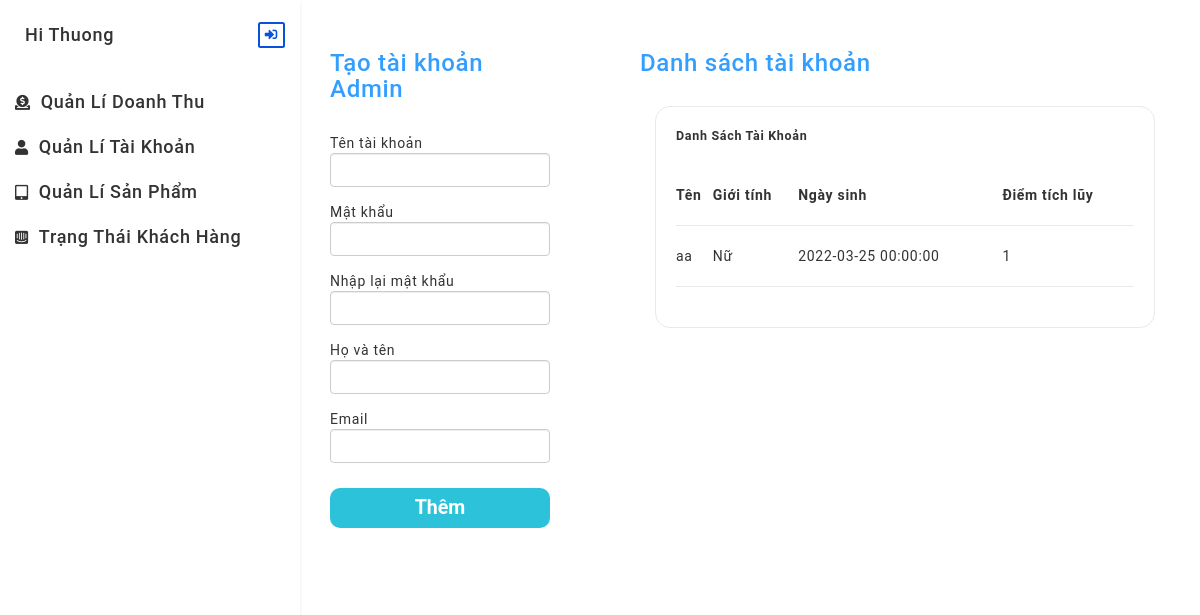
/Admin/Account, run on an earlier commit of the app's database.
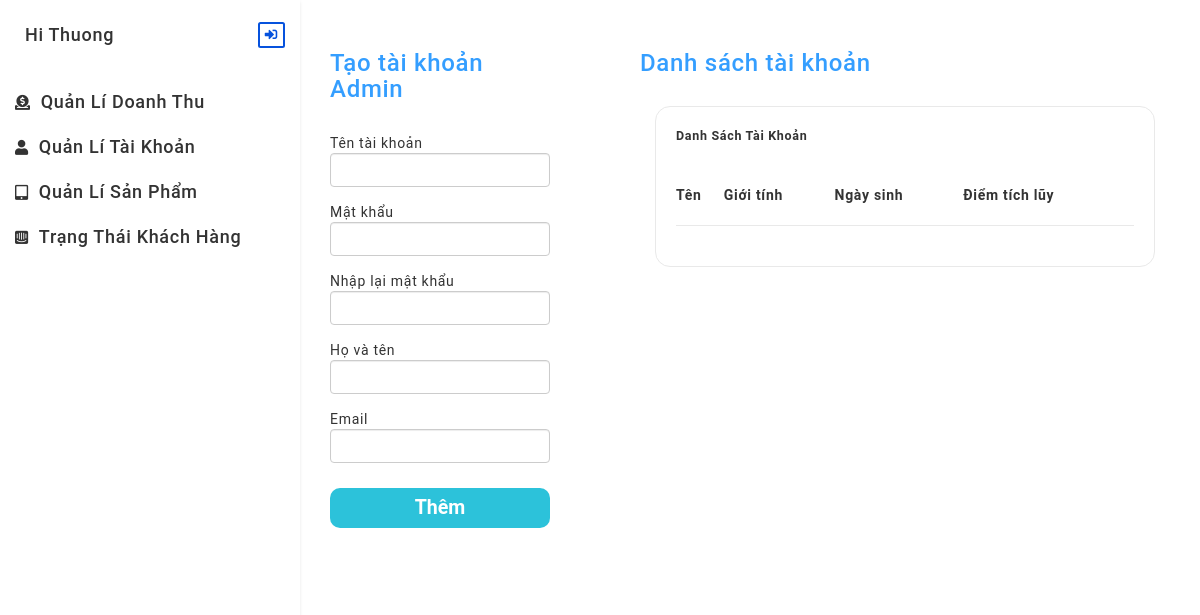
And on a later commit of the database.
### tables this page shows
CREATE TABLE `customer` (
  `Id` int(11) NOT NULL,
  `UserName` varchar(50) NOT NULL,
  `Password` varchar(50) NOT NULL,
  `Email` varchar(50) NOT NULL,
  `PhoneNumber` varchar(30) NOT NULL,
  `FullName` varchar(50) NOT NULL,
  `Gender` tinyint(1) NOT NULL,
  `Point` int(11) NOT NULL,
  `Admin` tinyint(1) NOT NULL,
  `BirthDay` datetime NOT NULL
);

### core/Controller.php (called while the page is built, shortened)
<?php
class Controller{
    public function view($view, $data=[]){
        require_once "./views/".$view.".php";
    }
}
?>

### controllers/Admin.php (called while the page is built, shortened)
<?php
class Admin extends Controller{
    public $accountModel;
        function __construct()
        {
            $this->accountModel = $this->model("AccountModel");
        }
        function Account(){
            $this->view("_Admin",[
                "Page"=>"Admin/Account",
                "accountlist" =>$this->accountModel->getAllAccount()
            ]);
        }
}
?>

### core/App.php (called while the page is built, shortened)
<?php
class App{
    protected $action="index";
    function __construct(){
        $arr = $this->UrlProcess();
		if(isset($arr))
        if( file_exists("./controllers/".$arr[0].".php") ){
            unset($arr[0]);
        }
        $this->controller = new $this->controller;
		if(isset($arr))
        if(isset($arr[1])){
            if( method_exists( $this->controller , $arr[1]) ){
                $this->action = $arr[1];
            }
            unset($arr[1]);
        }
        $this->params = $arr?array_values($arr):[];
        call_user_func_array([$this->controller, $this->action], $this->params );
    }
    function UrlProcess(){
        if( isset($_GET["url"]) ){
            return explode("/", filter_var(trim($_GET["url"], "/")));
        }
    }
}
?>

### index.php (called while the page is built, shortened)
<?php
require_once "./core/App.php";
require_once "./core/Controller.php";
require_once "./core/DB.php";
$myApp = new App();
?>

### core/DB.php (called while the page is built, shortened)
<?php
class DB{
    public $con;
    protected $servername = "localhost";
    protected $username = "root";
    protected $password = "";
    protected $dbname = "techshop";
    function __construct(){
        $this->con = mysqli_connect($this->servername, $this->username, $this->password);
        mysqli_select_db($this->con, $this->dbname);
        mysqli_query($this->con, "SET NAMES 'utf8'");
    }
    public function excuteResult($sql, $isSingle = false, $isJson = true) {
        $result = mysqli_query($this->con, $sql);
        if($isSingle) {
            $data = mysqli_fetch_array($result, 1);
        }
        else {
            $data = [];
            while ( ($row = mysqli_fetch_array($result, 1)) != null ) {
                $data[] = $row;
            }
        }
        if($isJson) {
            return json_encode($data);
        }
        return $data;
    }
}
?>

### models/AccountModel.php (called while the page is built, shortened)
<?php
    class AccountModel extends DB{
        public function getAllAccount(){
            $query = "SELECT * FROM customer";
            $accountlist = $this->excuteResult($query);
            return $accountlist;
        }
    }
?>

### views/Admin/Account.php (the view, shortened to what this page needs)
<div class="main">
        <div class="row">
            <div class="col-4">
                <div class="card">
                    <div class="card__header1">
                        <h3>Tạo tài khoản Admin</h3>
                    </div>
                    <div class="card__body">
                        <form action="<?=Domain?>/Admin/Account" method="post">
                            <div class="form-group">
                                <lable>Tên tài khoản</lable>
                                <input type="text" class="form-control" name="UserName"
                                />
                            </div>
                            <div class="form-group">
                                <lable>Mật khẩu</lable>
                                <input type="password" class="form-control" name="Password"
                                />
                            </div>
                            <div class="form-group">
                                <lable>Nhập lại mật khẩu</lable>
                                <input type="password" class="form-control" name="RePassword"/>
                            </div>
                            <div class="form-group">
                                <lable>Họ và tên</lable>
                                <input type="text" class="form-control" name="FullName"
                                />
                            </div>
                            <div class="form-group">
                                <lable>Email</lable>
                                <input type="email" class="form-control" name="Email"
                                />
                            </div>
                            <div class="row">
                                <div class="col-12">
                                    <button type="submit" class="buttonform">Thêm</button>
                                </div>
                            </div>
                        </form>
                    </div>
                </div>
            </div>
            <div class="col-8">
                <div class="card">
                    <div class="card__header1">
                        <h3>Danh sách tài khoản</h3>
                    </div>
                    <div class="card__body">
                        <div class="col-12">
                            <div class="box">
                                <div class="box-header">
                                    Danh sách tài khoản
                                </div>
                                <div class="box-body overflow-scroll">
                                    <table>
                                        <thead>
                                            <tr>
                                                <th>Tên</th>
                                                <th>Giới tính</th>
                                                <th>Ngày sinh</th>
                                                <th>Điểm tích lũy</th>
                                            </tr>
                                        </thead>
                                        <tbody>
                                            <?php
                                            $listaccount = json_decode($data['accountlist'], true);
                                            $output='';
                                            foreach ($listaccount as $item)
                                            {
                                                $output.='<tr>
                                                <td>'.$item['FullName'].'</td>';
                                                if ($item['Gender'] == true)
                                                {
                                                   $output.=' <td>Nam</td>';
                                                }
                                                else
                                                {
                                                    $output.=' <td>Nữ</td>';
                                                }
                                                $output.='<td>'.$item['BirthDay'].'</td>
                                                <td>'.$item['Point'].'</td>
                                                </tr>';
                                            }
                                            echo $output;
                                            ?>
                                        </tbody>
                                    </table>
                                </div>
                            </div>
                        </div>
                    </div>
                </div>
            </div>
        </div>
    </div>

### views/_Admin.php (shortened to what this page needs)
<!DOCTYPE html>
<html lang="en">
<head>
    <link rel="stylesheet" href="https://cdnjs.cloudflare.com/ajax/libs/font-awesome/5.15.4/css/all.min.css">
    <link rel="stylesheet" href="https://maxcdn.bootstrapcdn.com/bootstrap/3.3.7/css/bootstrap.min.css">
    <link type="text/css" rel="stylesheet" href="../assets/css/app.css" />
    <link type="text/css" rel="stylesheet" href="../assets/css/grid.css" />
    <link type="text/css" rel="stylesheet" href="../assets/css/theme.css" />
</head>
<body>
    <div class="sidebar">
        <div class="sidebar-user">
            <div class="sidebar-user-info">
                <div class="sidebar-user-name">
                    <h4>Hi Thuong</h4>
                </div>
            </div>
            <a href="@Url.Action("Logout","Home")" class="btn btn-outline">
                <i class="fas fa-sign-in-alt"></i>
            </a>
        </div>
        <ul class="sidebar-menu">
            <li>
                <a href="<?=Domain?>/Admin/Revenue">
                    <i class="fas fa-donate"></i>
                    <h4>Quản lí doanh thu</h4>
                </a>
            </li>
            <li>
                <a href="<?=Domain?>/Admin/Account">
                    <i class="fas fa-user"></i>
                    <h4>Quản lí tài khoản</h4>
                </a>
            </li>
            <li>
                <a href="<?=Domain?>/Admin/AdminProduct">
                    <i class="fas fa-tablet-alt"></i>
                    <h4>Quản lí sản phẩm</h4>
                </a>
            </li>
            <li>
                <a href="<?=Domain?>/Home/index">
                    <i class="fab fa-intercom"></i>
                    <h4>Trạng thái khách hàng</h4>
                </a>
            </li>
        </ul>
    </div>
    <?php require_once "./views/".$data["Page"].".php" ?>
</body>
</html>

### assets/css/app.css (style rules this page uses)
:root { --body-bg: #fafafb; --box-bg: #ffffff; --main-color: #0652dd; --text-color: #455560; --text-second-color: #72849ab3; --border-color: #e9e9e9; --menu-item-active-bg: rgba(62, 121, 247, 0.1); --box-border-radius: 15px; --sidebar-size: 300px; --sidebar-logo-img-size: 45px; --sidebar-logo-size: 80px; --profile-image-size: 45px; --main-header-height: 80px; --shadow: 0 1px 4px -1px rgb(0 0 0 / 15%); --darkmode-toggle-size: 20px; }
* { padding: 0; margin: 0; box-sizing: border-box; -webkit-tap-highlight-color: transparent; }
body { font-family: "Roboto", sans-serif; -webkit-font-smoothing: antialiased; -moz-osx-font-smoothing: grayscale; letter-spacing: 0.7px; }
a { text-decoration: none; color: unset; display: inline-block; }
button { cursor: pointer; border: 0; outline: 0; color: var(--txt-color); }
ul { list-style-type: none; }
input { border: 2px solid transparent; outline: 0; }
.card { padding: 30px; margin-bottom: 30px; background-color: var(--main-bg); box-shadow: var(--box-shadow); border-radius: var(--border-radius); }
.card__header1 { color: #349eff; font-size: 1rem; }
.card > div ~ div { margin-top: 30px; }
.sidebar { background-color: var(--box-bg); position: fixed; top: 0; left: 0; width: var(--sidebar-size); height: 100vh; box-shadow: var(--shadow); overflow-y: auto; }
.sidebar-user { display: flex; align-items: center; justify-content: space-between; padding: 15px; }
.sidebar-user-info { display: flex; align-items: center; }
.sidebar-user-name { margin-left: 10px; font-size: 2rem; font-weight: 1000; text-transform: capitalize; }
.btn { background-color: transparent; border: none; outline: none; display: grid; place-items: center; cursor: pointer; color: var(--main-color); padding: 0.5rem; border-radius: 0.25rem; }
.btn i { font-size: 1.25rem; }
.btn-outline { border: 2px solid var(--main-color); transition: background-color 0.2s ease-in-out; }
.sidebar-menu { padding: 10px 0; list-style-type: none; }
.sidebar-menu > li > a { width: 100%; padding: 15px; height: 45px; display: flex; align-items: center; font-size: 1rem; font-weight: 600; text-transform: capitalize; transition: color 0.2s ease-in-out; }
.sidebar-menu > li > a > i { font-size: 1.5rem; margin-right: 10px; }
.main { padding-left: var(--sidebar-size); }
.box { background-color: var(--box-bg); padding: 20px; border: 0.5px solid var(--border-color); border-radius: var(--box-border-radius); }
.box-header { text-transform: capitalize; font-size: 1.25rem; font-weight: 700; }
.box-body { padding: 20px 0; }
table { width: 100%; }
table thead tr { text-align: left; }
table th, table td { padding: 20px 0; border-bottom: 1px solid var(--border-color); }
.overflow-scroll { overflow-y: auto; }

### assets/css/grid.css (style rules this page uses)
.row { display: flex; flex-wrap: wrap; margin: 0 -15px; }
.buttonform { background-color: #2CC2DA; border-radius: 10px; box-sizing: border-box; color: #ffffff; display: block; height: 40px; font-size: 1.4em; font-weight: 600; padding: 2px; position: relative; width: 100%; margin-top: 10px; }
[class*="col-"] { padding: 0 15px; }
.col-4 { width: 33.33%; }
.col-8 { width: 66.66%; }
.col-12 { width: 100%; }

What changed in the data, as far as the page shows it:
removed customer: FullName "aa", Gender "Nữ", BirthDay "2022-03-25 00:00:00", Point "1"
